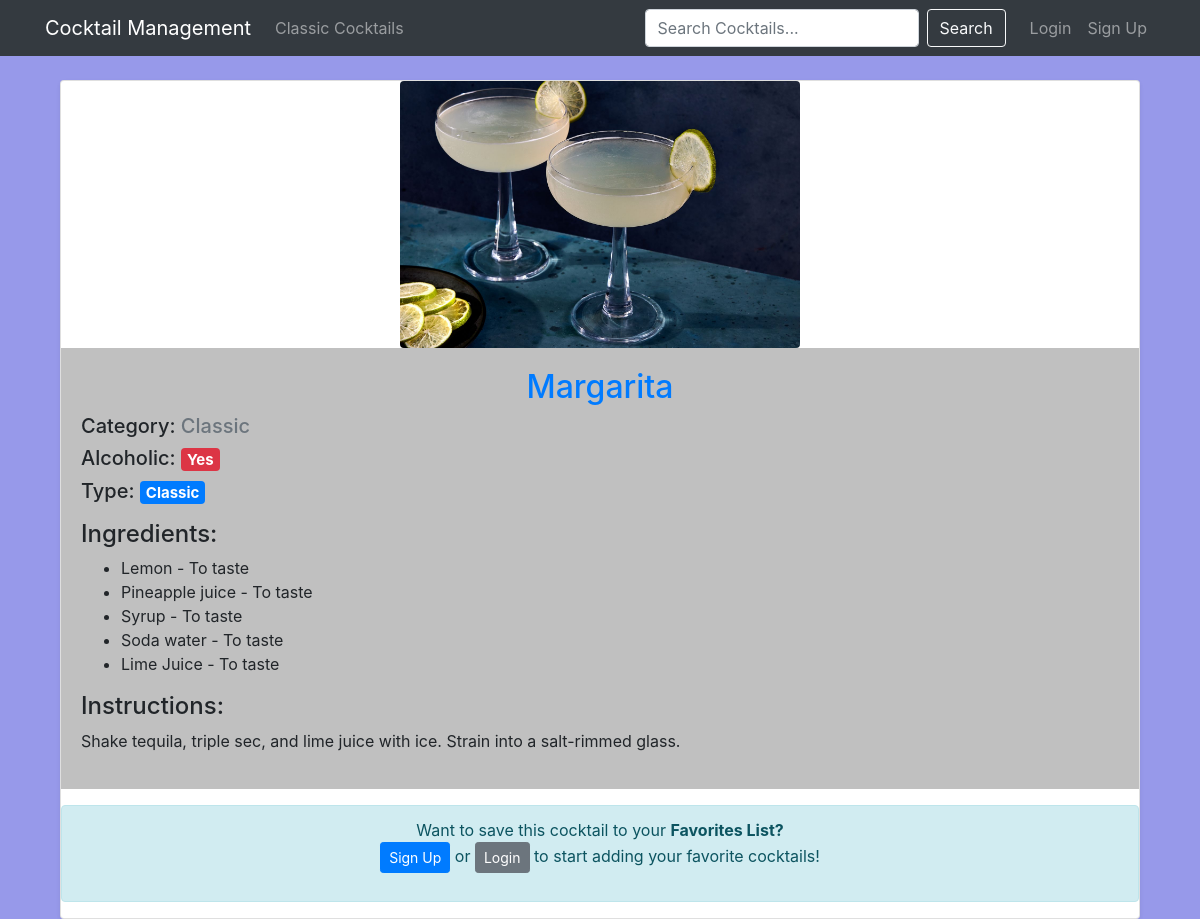
The app's page /cocktails/cocktails/1/ with its own data.
### cocktails/models.py (models this page shows, shortened)
class Cocktail(models.Model):
    name = models.CharField(max_length=100)
    original_cocktail = models.ForeignKey('self', null=True, blank=True, on_delete=models.SET_NULL)
    bartender = models.ForeignKey(User, on_delete=models.SET_NULL, null=True, blank=True)
    category = models.ForeignKey(CocktailCategory, on_delete=models.CASCADE)
    instructions = models.TextField()
    image = models.ImageField(upload_to='cocktails', blank=True, null=True)
    glass_type = models.CharField(max_length=100)
    ALCOHOLIC_STRENGTH = [
        ('None', 'None'),
        ('Light', 'Light'),
        ('Medium', 'Medium'),
        ('Strong', 'Strong'),
    ]
    alcoholic_strength = models.CharField(max_length=10, choices=ALCOHOLIC_STRENGTH, default='Medium')
    is_classic = models.BooleanField(default=False)
    @property
    def is_alcoholic(self):
        if self.alcoholic_strength == "None":
            return False
        return self.category.is_alcoholic if self.category else False

class CocktailCategory(models.Model):
    name = models.CharField(max_length=50)
    is_alcoholic = models.BooleanField(default=True)

class CocktailIngredient(models.Model):
    cocktail = models.ForeignKey(Cocktail, on_delete=models.CASCADE)
    ingredient = models.ForeignKey(Ingredient, on_delete=models.CASCADE)
    amount = models.CharField(max_length=100, default="To taste")

class Ingredient(models.Model):
    name = models.CharField(max_length=100, unique=True)
    type = models.CharField(max_length=50)
    is_spirit = models.BooleanField(default=False)
    alcohol_percentage = models.DecimalField(max_digits=5, decimal_places=2, null=True, blank=True)

### cocktails/views.py (the view)
# urls.py: path('cocktails/<int:cocktail_id>/', views.cocktail_detail, name='cocktail-detail'),
def cocktail_detail(request, cocktail_id):
    cocktail = get_object_or_404(Cocktail, id=cocktail_id)
    context = {
        "cocktail": cocktail,
    }
    return render(request, "cocktails/cocktail_detail.html", context)

### cocktails/templates/cocktails/cocktail_detail.html
{% extends 'base.html' %}
{% block content %}
<div class="container mt-4">
    <div class="card shadow-sm">
        <img src="{{ cocktail.image.url }}" class="img-fluid rounded mx-auto d-block" style="max-width: 400px; max-height: 400px; object-fit: cover;" alt="{{ cocktail.name }}">
        <div class="card-body">
            <h2 class="text-center text-primary">{{ cocktail.name }}</h2>
            <h5>Category:
                <span class="text-muted">
                    {% if cocktail.category %}
                        {{ cocktail.category.name }}
                    {% else %}
                        <em>Not Assigned</em>
                    {% endif %}
                </span>
            </h5>
            <h5>Alcoholic:
                <span class="badge {% if cocktail.is_alcoholic %}badge-danger{% else %}badge-success{% endif %}">
                    {% if cocktail.is_alcoholic %}Yes{% else %}No{% endif %}
                </span>
            </h5>
            <h5>Type:
                <span class="badge {% if cocktail.is_classic %}badge-primary{% else %}badge-warning{% endif %}">
                    {% if cocktail.is_classic %}Classic{% else %}Customized{% endif %}
                </span>
            </h5>
            <h4 class="mt-3">Ingredients:</h4>
            <ul>
                {% for ingredient_entry in cocktail.cocktailingredient_set.all %}
                    <li>{{ ingredient_entry.ingredient.name }} - {{ ingredient_entry.amount }}</li>
                {% empty %}
                    <p>No ingredients added yet.</p>
                {% endfor %}
            </ul>
            <h4>Instructions:</h4>
            <p>{{ cocktail.instructions }}</p>
        </div>
        {% if user.is_authenticated and user.groups.all|length > 0 %}
            {% for group in user.groups.all %}
                <a href="{% url 'export-cocktail-pdf' cocktail.id %}" class="btn btn-outline-danger mt-3">
                    📄 Download PDF
                </a>
                {% if group.name == "user" %}
                    <a href="{% url 'add-to-favorites' cocktail.id %}" class="btn btn-success mt-2">Add to Favorites</a>
                {% endif %}
            {% endfor %}
        {% else %}
            <div class="alert alert-info text-center mt-3">
                <p>
                    Want to save this cocktail to your <strong>Favorites List?</strong>
                    <br>
                    <a href="{% url 'register' %}?next={{ request.path }}" class="btn btn-primary btn-sm">Sign Up</a>
                    or
                    <a href="{% url 'login' %}?next={{ request.path }}" class="btn btn-secondary btn-sm">Login</a>
                    to start adding your favorite cocktails!
                </p>
            </div>
        {% endif %}
    </div>
</div>
{% endblock %}

### cocktails/static/css/style.css (style rules this page uses)
body { background-color: #9799EA; }
.card-body { background-color: Silver; }

### records on screen
Cocktail: image (picture), name "Margarita", category.name "Classic", instructions "Shake tequila, triple sec, and lime juice with ice. Strain into a salt-rimmed glass."
CocktailIngredient: ingredient.name "Lemon", amount "To taste"
CocktailIngredient: ingredient.name "Pineapple juice", amount "To taste"
CocktailIngredient: ingredient.name "Syrup", amount "To taste"
CocktailIngredient: ingredient.name "Soda water", amount "To taste"
CocktailIngredient: ingredient.name "Lime Juice", amount "To taste"
